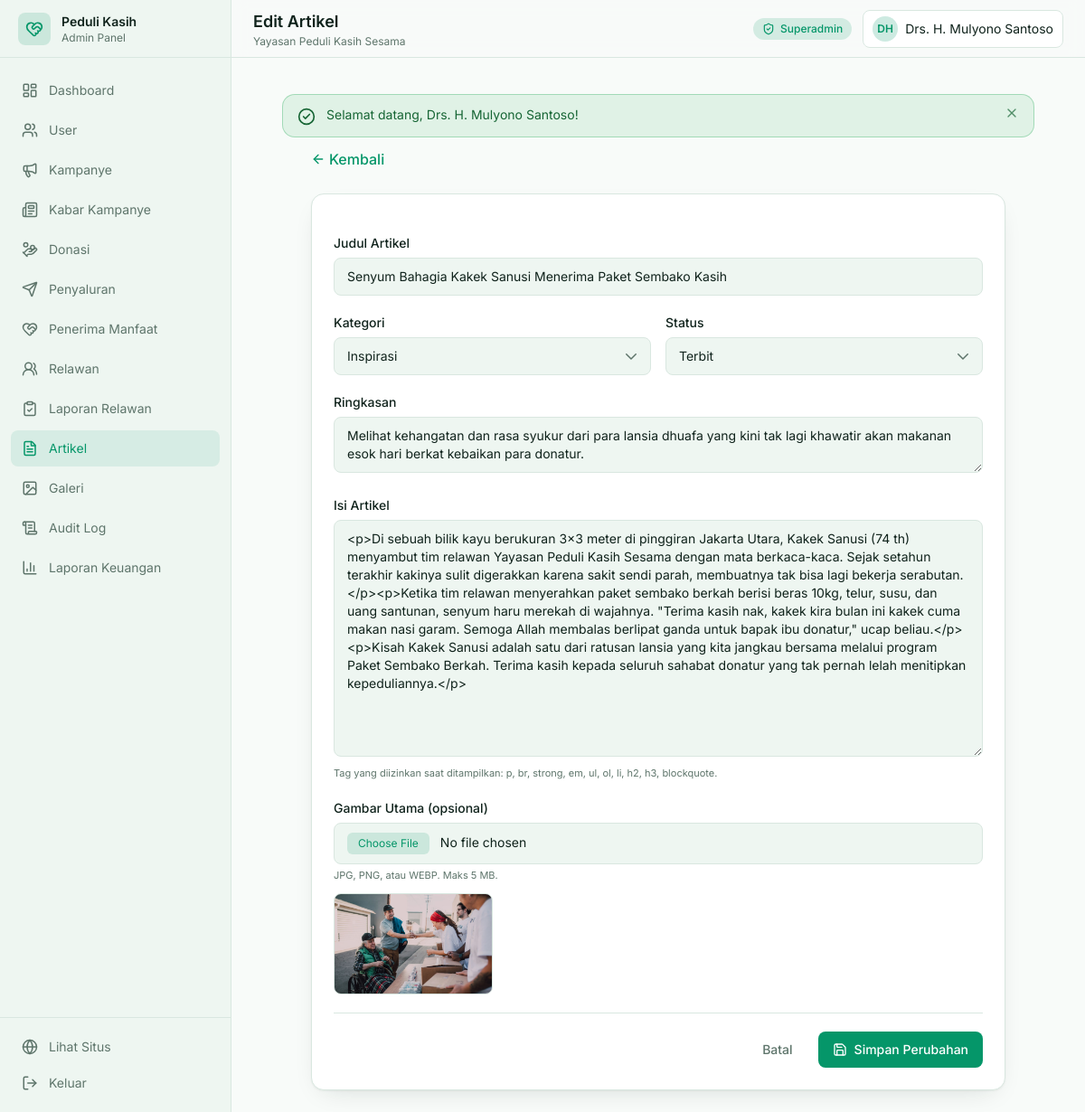
The app's page /admin/articles/1/edit (signed in) with its own data.
### tables this page shows
CREATE TABLE `articles` (
  `id` INT UNSIGNED AUTO_INCREMENT PRIMARY KEY,
  `title` VARCHAR(255) NOT NULL,
  `slug` VARCHAR(255) NOT NULL UNIQUE,
  `excerpt` TEXT NOT NULL,
  `content` LONGTEXT NOT NULL,
  `category` ENUM('berita', 'inspirasi', 'kegiatan', 'edukasi') NOT NULL DEFAULT 'kegiatan',
  `featured_image` VARCHAR(255) NULL,
  `author_id` INT UNSIGNED NOT NULL,
  `status` ENUM('published', 'draft') NOT NULL DEFAULT 'published',
  `views_count` INT NOT NULL DEFAULT 0,
  `created_at` TIMESTAMP DEFAULT CURRENT_TIMESTAMP,
  `updated_at` TIMESTAMP DEFAULT CURRENT_TIMESTAMP ON UPDATE CURRENT_TIMESTAMP,
  FOREIGN KEY (`author_id`) REFERENCES `users` (`id`) ON DELETE RESTRICT,
  INDEX `idx_status` (`status`),
  INDEX `idx_slug` (`slug`)
);

CREATE TABLE `users` (
  `id` INT UNSIGNED AUTO_INCREMENT PRIMARY KEY,
  `name` VARCHAR(120) NOT NULL,
  `email` VARCHAR(150) NOT NULL UNIQUE,
  `password` VARCHAR(255) NOT NULL,
  `phone` VARCHAR(30) NULL,
  `role` ENUM('superadmin', 'staff', 'donatur', 'volunteer') NOT NULL DEFAULT 'donatur',
  `avatar` VARCHAR(255) NULL,
  `address` TEXT NULL,
  `bio` TEXT NULL,
  `status` ENUM('active', 'inactive') NOT NULL DEFAULT 'active',
  `created_at` TIMESTAMP DEFAULT CURRENT_TIMESTAMP,
  `updated_at` TIMESTAMP DEFAULT CURRENT_TIMESTAMP ON UPDATE CURRENT_TIMESTAMP,
  `deleted_at` TIMESTAMP NULL DEFAULT NULL,
  INDEX `idx_role` (`role`),
  INDEX `idx_email` (`email`)
);

### app/Views/admin/article_form.php (the view, shortened to what the rows shown need)
<?php
$article    = $article ?? null;
$categories = $categories ?? [];
$isEdit     = !empty($article);
$val = static function (string $key, $default = '') use ($article) {
    if ($article && array_key_exists($key, $article)) {
        return $article[$key];
    }
    return Helper::old($key, $default);
};
$action = $isEdit
    ? Helper::url('admin/articles/' . $article['id'])
    : Helper::url('admin/articles');
$thumb = $isEdit ? Helper::media($article['featured_image'] ?? null, 'articles') : null;
?>
<div class="mx-auto max-w-3xl space-y-6">
    <a href="<?= Helper::url('admin/articles') ?>" class="btn-link">
        <i data-lucide="arrow-left" class="h-4 w-4"></i> Kembali
    </a>
    <form action="<?= $action ?>" method="post" enctype="multipart/form-data" class="card card-pad space-y-5">
        <div>
            <label class="label" for="title">Judul Artikel</label>
            <input id="title" name="title" class="input" required minlength="5" value="<?= Helper::e($val('title')) ?>">
        </div>
        <div class="grid gap-4 sm:grid-cols-2">
            <div>
                <label class="label" for="category">Kategori</label>
                <select id="category" name="category" class="select" required>
                    <?php foreach ($categories as $key => $label): ?>
                        <option value="<?= $key ?>" <?= $val('category', 'kegiatan') === $key ? 'selected' : '' ?>><?= Helper::e($label) ?></option>
                    <?php endforeach; ?>
                </select>
            </div>
            <div>
                <label class="label" for="status">Status</label>
                <select id="status" name="status" class="select">
                    <option value="published" <?= $val('status', 'published') === 'published' ? 'selected' : '' ?>>Terbit</option>
                </select>
            </div>
        </div>
        <div>
            <label class="label" for="excerpt">Ringkasan</label>
            <textarea id="excerpt" name="excerpt" rows="2" class="textarea" required minlength="10"
                      placeholder="Ringkasan singkat yang tampil di daftar artikel..."><?= Helper::e($val('excerpt')) ?></textarea>
        </div>
        <div>
            <label class="label" for="content">Isi Artikel</label>
            <textarea id="content" name="content" rows="12" class="textarea" required minlength="20"
                      placeholder="Tulis isi artikel... Tag HTML dasar seperti <p>, <strong>, <ul>, <li> diperbolehkan."><?= Helper::e($val('content')) ?></textarea>
            <p class="mt-1 text-[11px] text-ink-soft">Tag yang diizinkan saat ditampilkan: p, br, strong, em, ul, ol, li, h2, h3, blockquote.</p>
        </div>
        <div>
            <label class="label" for="featured_image">Gambar Utama (opsional)</label>
            <input id="featured_image" name="featured_image" type="file" accept="image/*"
                   class="input file:mr-3 file:rounded-md file:border-0 file:bg-accent/15 file:px-3 file:py-1 file:text-xs file:text-accent">
            <p class="mt-1 text-[11px] text-ink-soft">JPG, PNG, atau WEBP. Maks 5 MB.</p>
            <?php if ($thumb): ?>
                <img src="<?= Helper::e($thumb) ?>" alt="Gambar saat ini" class="mt-3 h-28 w-44 rounded-lg border border-line object-cover">
            <?php endif; ?>
        </div>
        <div class="flex justify-end gap-3 border-t border-line pt-5">
            <a href="<?= Helper::url('admin/articles') ?>" class="btn-ghost">Batal</a>
            <button type="submit" class="btn-primary">
                <i data-lucide="save" class="h-4 w-4"></i> <?= $isEdit ? 'Simpan Perubahan' : 'Simpan Artikel' ?>
            </button>
        </div>
    </form>
</div>

### app/Core/Router.php (shortened to what the rows shown need)
<?php
class Router
{
    private array $routes = [];
    private function add(string $method, string $pattern, array $handler, ?string $middleware): void
    {
        $this->routes[] = compact('method', 'pattern', 'handler', 'middleware');
    }
    private function compile(string $pattern): string
    {
        $pattern = trim($pattern, '/');
        if ($pattern === '') {
            return '#^$#';
        }
        $regex = preg_replace('#\{([a-zA-Z_][a-zA-Z0-9_]*)\}#', '([^/]+)', $pattern);
        return '#^' . $regex . '/?$#';
    }
    public function dispatch(string $method, string $path, string $basePath = ''): void
    {
        $method = strtoupper($method);
        $path = trim($path, '/');
        foreach ($this->routes as $route) {
            if ($route['method'] !== $method) {
                continue;
            }
            if (!preg_match($this->compile($route['pattern']), $path, $matches)) {
                continue;
            }
            array_shift($matches);
            [$class, $action] = $route['handler'];
            $controller = new $class();
            call_user_func_array([$controller, $action], $matches);
            return;
        }
    }
}

### app/Views/layouts/admin.php (shortened to what the rows shown need)
<?php
$settings    = $settings ?? (new \App\Models\Setting())->all();
$orgName     = $settings['org_name'] ?? 'Yayasan Peduli Kasih Sesama';
$currentUser = [
    'id'    => $_SESSION['user_id'] ?? null,
    'name'  => $_SESSION['user_name'] ?? 'Admin',
    'email' => $_SESSION['user_email'] ?? '',
    'role'  => $_SESSION['user_role'] ?? '',
];
$nav = [
    ['label' => 'Dashboard',         'icon' => 'layout-dashboard', 'route' => 'admin/dashboard',      'match' => 'admin/dashboard'],
    ['label' => 'User',              'icon' => 'users',            'route' => 'admin/users',          'match' => 'admin/users'],
    ['label' => 'Kampanye',          'icon' => 'megaphone',        'route' => 'admin/campaigns',      'match' => 'admin/campaigns'],
    ['label' => 'Kabar Kampanye',    'icon' => 'newspaper',        'route' => 'admin/campaign-updates', 'match' => 'admin/campaign-updates'],
    ['label' => 'Donasi',            'icon' => 'hand-coins',       'route' => 'admin/donations',      'match' => 'admin/donations'],
    ['label' => 'Penyaluran',        'icon' => 'send',             'route' => 'admin/disbursements',  'match' => 'admin/disbursements'],
    ['label' => 'Penerima Manfaat',  'icon' => 'heart-handshake',  'route' => 'admin/beneficiaries',  'match' => 'admin/beneficiaries'],
    ['label' => 'Relawan',           'icon' => 'users-round',      'route' => 'admin/volunteers',     'match' => 'admin/volunteers'],
    ['label' => 'Laporan Relawan',   'icon' => 'clipboard-check',  'route' => 'admin/field-reports',  'match' => 'admin/field-reports'],
    ['label' => 'Artikel',           'icon' => 'file-text',        'route' => 'admin/articles',       'match' => 'admin/articles'],
    ['label' => 'Galeri',            'icon' => 'image',            'route' => 'admin/gallery',        'match' => 'admin/gallery'],
    ['label' => 'Audit Log',         'icon' => 'scroll-text',      'route' => 'admin/audit-logs',     'match' => 'admin/audit-logs'],
    ['label' => 'Laporan Keuangan',  'icon' => 'bar-chart-3',      'route' => 'admin/reports',        'match' => 'admin/reports'],
];
?>
<!DOCTYPE html>
<html lang="id">
<head>
    <link rel="stylesheet" href="<?= Helper::asset('css/app.css') ?>">
</head>
<body class="min-h-screen bg-base text-ink">
<aside id="sidebar"
       class="fixed inset-y-0 left-0 z-40 flex w-64 -translate-x-full flex-col border-r border-line bg-surface transition-transform duration-200 lg:translate-x-0">
    <div class="flex h-16 shrink-0 items-center gap-3 border-b border-line px-5">
        <span class="flex h-9 w-9 items-center justify-center rounded-lg bg-accent/15 text-accent">
            <i data-lucide="heart-handshake" class="h-5 w-5"></i>
        </span>
        <div class="leading-tight">
            <p class="text-sm font-semibold text-ink">Peduli Kasih</p>
            <p class="text-xs text-ink-soft">Admin Panel</p>
        </div>
    </div>
    <nav class="flex-1 space-y-1 overflow-y-auto px-3 py-4">
        <?php foreach ($nav as $item): ?>
            <a href="<?= Helper::url($item['route']) ?>"
               class="side-link <?= Helper::isActive($item['match']) ? 'side-link-active' : '' ?>">
                <i data-lucide="<?= $item['icon'] ?>" class="h-[18px] w-[18px]"></i>
                <span><?= $item['label'] ?></span>
            </a>
        <?php endforeach; ?>
    </nav>
    <div class="shrink-0 border-t border-line p-3">
        <a href="<?= Helper::url('') ?>" class="side-link">
            <i data-lucide="globe" class="h-[18px] w-[18px]"></i>
            <span>Lihat Situs</span>
        </a>
        <a href="<?= Helper::url('logout') ?>" class="side-link">
            <i data-lucide="log-out" class="h-[18px] w-[18px]"></i>
            <span>Keluar</span>
        </a>
    </div>
</aside>
<div class="lg:pl-64">
    <header class="sticky top-0 z-20 flex h-16 items-center justify-between gap-4 border-b border-line bg-base/80 px-4 backdrop-blur sm:px-6">
        <div class="flex items-center gap-3">
            <div>
                <h1 class="text-base font-semibold text-ink sm:text-lg"><?= Helper::e($title ?? 'Dashboard') ?></h1>
                <p class="hidden text-xs text-ink-soft sm:block"><?= Helper::e($orgName) ?></p>
            </div>
        </div>
        <div class="flex items-center gap-2 sm:gap-3">
            <span class="badge-accent hidden sm:inline-flex">
                <i data-lucide="shield-check" class="h-3.5 w-3.5"></i>
                <?= Helper::e(ucfirst($currentUser['role'])) ?>
            </span>
            <div class="flex items-center gap-2 rounded-lg border border-line bg-card px-2.5 py-1.5">
                <span class="flex h-7 w-7 items-center justify-center rounded-full bg-accent/20 text-xs font-semibold text-accent">
                    <?= Helper::e(Helper::initials($currentUser['name'])) ?>
                </span>
                <span class="hidden text-sm text-ink md:inline"><?= Helper::e($currentUser['name']) ?></span>
            </div>
        </div>
    </header>
    <main class="p-4 sm:p-6">
        <?php include __DIR__ . '/../partials/flash.php'; ?>
        <?= $content ?? '' ?>
    </main>
</div>
</body>
</html>

### records on screen
articles: author.name "DH", author.name "Drs. H. Mulyono Santoso", title "Senyum Bahagia Kakek Sanusi Menerima Paket Sembako Kasih", category "Inspirasi", status "Terbit", excerpt "Melihat kehangatan dan rasa syukur dari para lansia dhuafa yang kini tak lagi khawatir akan makanan esok hari berkat kebaikan para donatur.", content "<p>Di sebuah bilik kayu berukuran 3x3 meter di pinggiran Jakarta Utara, Kakek Sanusi (74 th) menyambut tim relawan Yayasan Peduli Kasih Sesama dengan mata berkaca-kaca. Sejak setahun terakhir kakinya sulit digerakkan karena sakit sendi parah, membuatnya tak bisa lagi bekerja serabutan.</p><p>Ketika tim relawan menyerahkan paket sembako berkah berisi beras 10kg, telur, susu, dan uang santunan, senyum haru merekah di wajahnya. \"Terima kasih nak, kakek kira bulan ini kakek cuma makan nasi garam. Semoga Allah membalas berlipat ganda untuk bapak ibu donatur,\" ucap beliau.</p><p>Kisah Kakek Sanusi adalah satu dari ratusan lansia yang kita jangkau bersama melalui program Paket Sembako Berkah.…", featured_image (picture)

### other values on screen
$item['label'] "Dashboard"
$item['label'] "User"
$item['label'] "Kampanye"
$item['label'] "Kabar Kampanye"
$item['label'] "Donasi"
$item['label'] "Penyaluran"
$item['label'] "Penerima Manfaat"
$item['label'] "Relawan"
$item['label'] "Laporan Relawan"
$item['label'] "Artikel"
$item['label'] "Galeri"
$item['label'] "Audit Log"
$item['label'] "Laporan Keuangan"
Helper::e($orgName) "Yayasan Peduli Kasih Sesama"
